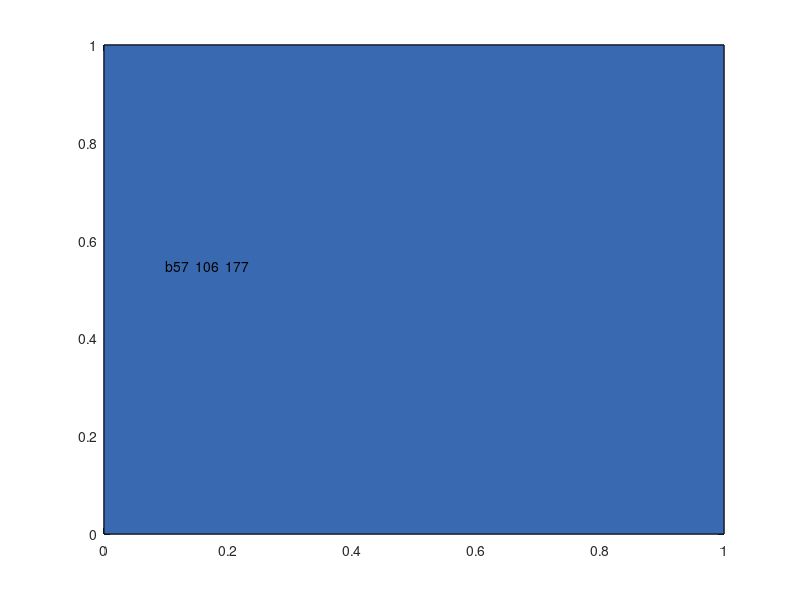

MATLAB code to generate this figure: (Note: this script raises an error after producing the figure.)
%% Matlab Graph Safe Colors for Web, Presentation and Publications Examples
% *back to* <https://fanwangecon.github.io *Fan*>*'s* <https://fanwangecon.github.io/Math4Econ/ 
% *Intro Math for Econ*>*,*  <https://fanwangecon.github.io/M4Econ/ *Matlab Examples*>*, 
% or* <https://fanwangecon.github.io/CodeDynaAsset/ *Dynamic Asset*> *Repositories*
%% Good Colors to Use Darker
% Nice darker light colors to use in matlab.

close all

blue = [57 106 177]./255;
red = [204 37 41]./255;
black = [83 81 84]./255;
green = [62 150 81]./255;
brown = [146 36 40]./255;
purple = [107 76 154]./255;
cl_colors = {blue, red, black, ...
             green, brown, purple};
cl_str_clr_names = ["blue", "red", "black", "green", "brown", "purple"];

for it_color=1:length(cl_colors)
    
    figure();
    x = [0 1 1 0];
    y = [0 0 1 1];
    fill(x, y, cl_colors{it_color});
    st_text = [cl_str_clr_names(it_color) num2str(round(cl_colors{it_color}*255))];
    hText = text(.10,.55, st_text);
    hText.Color = 'white';
    hText.FontSize = 30; 
    snapnow;
    
end
%% Good Colors to Use Lighter
% Nice ligher colors to use in matlab.

close all

blue = [114 147 203]./255;
red = [211 94 96]./255;
black = [128 133 133]./255;
green = [132 186 91]./255;
brown = [171 104 87]./255;
purple = [144 103 167]./255;
cl_colors = {blue, red, black, ...
             green, brown, purple};
cl_str_clr_names = ["blue", "red", "black", "green", "brown", "purple"];

for it_color=1:length(cl_colors)
    
    figure();
    x = [0 1 1 0];
    y = [0 0 1 1];
    fill(x, y, cl_colors{it_color});
    
    st_text = [cl_str_clr_names(it_color) num2str(round(cl_colors{it_color}*255))];
    hText = text(.10,.55, st_text);
    hText.Color = 'white';
    hText.FontSize = 30; 
    snapnow;
    
end
%% Matlab has a graphical tool for picking color
% Enter uisetcolor pick color from new window and color values will appear uisetcolor

% Color Pickers
% uisetcolor
%% 
% Picked Color use

figure();
hold on;

x = rand([10,1]);
y = rand([10,1]);

% Then can use for plot
plot(x,y,'Color',[.61 .51 .74]);

% Can use for Scatter
scatter(x, y, 10, ...
    'MarkerEdgeColor', [.61 .51 .74], 'MarkerFaceAlpha', 0.1, ...
    'MarkerFaceColor', [.61 .51 .74], 'MarkerEdgeAlpha', 0.1);